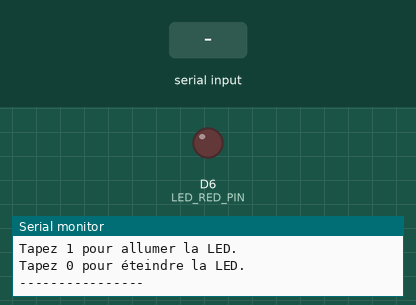
Bench run of a sketch on a simulated ESP8266 (NodeMCU). Shown: output pins drawn as LEDs (lit = HIGH), the last lines printed to the serial monitor. The inputs (shaded band) are chosen by the test bench.

Above: at 1.2 s.
1.3 s: "1" received over Serial
At 2.0 s:
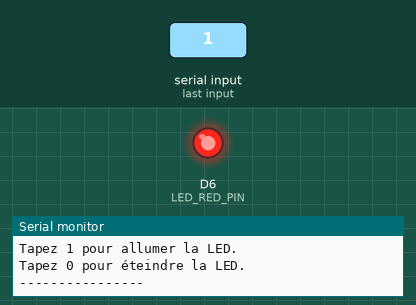
2.8 s: "0" received over Serial
At 3.1 s:
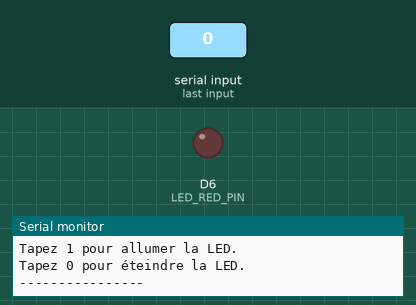
Timing chart, 0 to 5.8 s (numbered marks = the images above; inputs shaded):
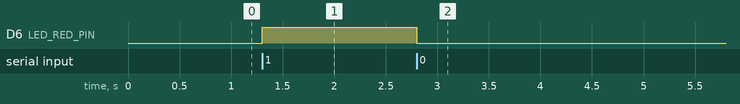

The sketch:

Prog4.ino
```cpp
#define LED_RED_PIN D6

void setup() {
  pinMode(LED_RED_PIN, OUTPUT); // Configure la broche de la LED en sortie
  Serial.begin(9600); // Initialise la communication série à 9600 bauds
  while(!Serial);
  afficherMenu(); // Affiche le menu au démarrage
}

void loop() {
  // Vérifie si des données sont disponibles sur le port série
  if (Serial.available() > 0) {
    char commande = Serial.read(); // Lit le caractère reçu

    // Allume la LED si le caractère est '1'
    if (commande == '1') {
      digitalWrite(LED_RED_PIN, HIGH);
      Serial.println("LED allumée.");
    }
    // Éteint la LED si le caractère est '0'
    else if (commande == '0') {
      digitalWrite(LED_RED_PIN, LOW);
      Serial.println("LED éteinte.");
    }
    // Affiche un message d'erreur si la commande est invalide
    else {
      Serial.println("Commande invalide. Tapez 1 pour allumer ou 0 pour éteindre.");
    }

    afficherMenu(); // Réaffiche le menu après chaque commande
  }
}

// Fonction pour afficher le menu
void afficherMenu() {
  Serial.println("----- Menu -----");
  Serial.println("Tapez 1 pour allumer la LED.");
  Serial.println("Tapez 0 pour éteindre la LED.");
  Serial.println("----------------");
}
```

Measured:
- after the input at 1.3 s, D6 (LED_RED_PIN): LOW → HIGH at once
- after the input at 2.8 s, D6 (LED_RED_PIN): HIGH → LOW at once
